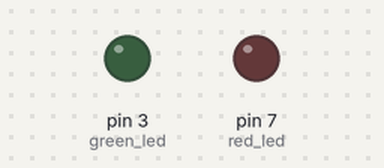
Bench run of a sketch on a simulated Arduino Uno, built with avr-gcc and run on an emulated ATmega328P. Parts: output pins drawn as LEDs (lit = HIGH).

Above: at 0.5 s.
At 2.0 s:
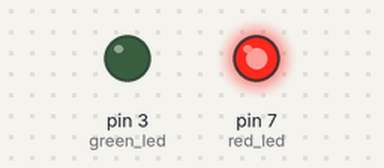
At 5.0 s:
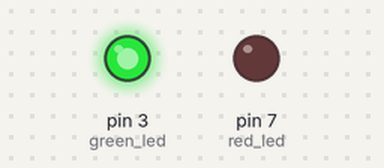
Timing chart, 0 to 7.8 s (numbered marks = the images above):
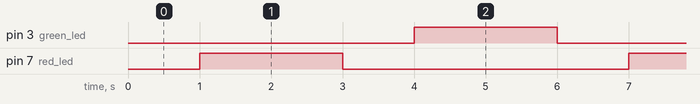

The sketch:

double_acting_piston1.ino
```cpp
// C++ code
//


int red_led=7;
int green_led=3;
void setup()
{
  pinMode(red_led, OUTPUT);
  pinMode(green_led,OUTPUT);
}

void loop()
{ digitalWrite(green_led,LOW);
  delay(1000);
  digitalWrite(red_led,HIGH);
  delay(2000); // Wait for 1000 millisecond(s)
  digitalWrite(red_led, LOW);
  delay(1000); // Wait for 1000 millisecond(s)
  digitalWrite(green_led, HIGH);
  delay(2000);
}
```

Measured:
- by itself, pin 3 (green_led), pin 7 (red_led): alternates HIGH for 2.0 s and LOW for 4.0 s
- by itself, everything shown: repeats every 6.0 s, in 4 steps
